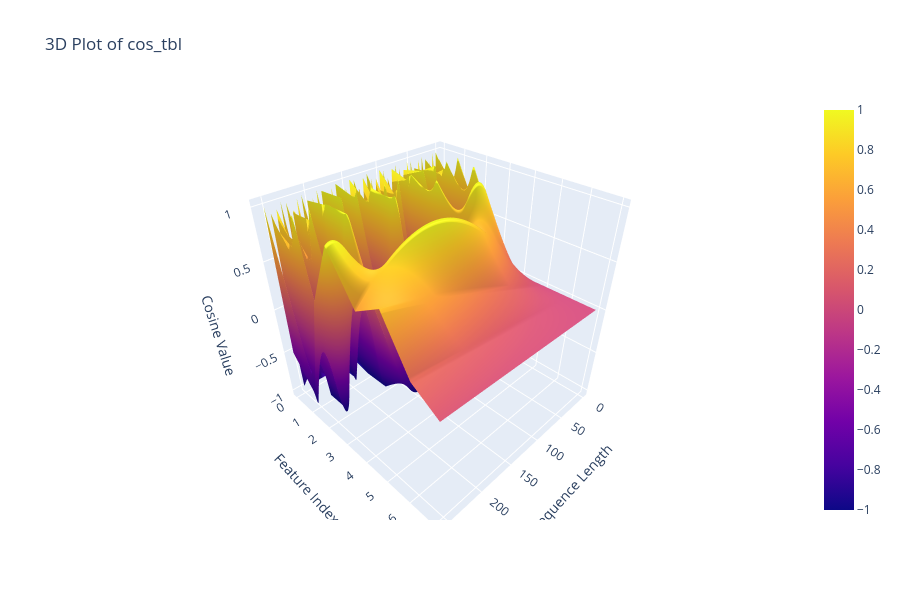

The notebook cell this image was saved under:
### Code cell
from mpl_toolkits.mplot3d import Axes3D
import numpy as np
!uv pip install plotly 'nbformat>=4.2.0'
r = ron_rope.RoPE(max_seq_len=256,d_k=16,theta=10000)
import matplotlib.pyplot as plt
print(r.cos_tbl.shape)
import plotly.graph_objects as go

# Extract the cos_tbl and reshape it to (256, 8)
Z = r.sin_tbl[:, :]  
X, Y = np.meshgrid(range(Z.shape[0]), range(Z.shape[1]), indexing='ij')

# Create the 3D surface plot
fig = go.Figure(data=[go.Surface(z=Z.numpy(), x=X, y=Y)])

fig.update_layout(
    title="3D Plot of cos_tbl",
    scene=dict(
        xaxis_title="Sequence Length",
        yaxis_title="Feature Index",
        zaxis_title="Cosine Value"
    )
)
fig.update_layout(height=600)
fig.show()

### Figure 1 — Plotly figure (JSON) as saved in the notebook; plotly's stock layout.template omitted (floating-point values rounded to 4 significant figures; data arrays with more than 128 entries replaced by an {"elided": "..."} marker saying what was removed)
{"data": [{"type": "surface", "x": {"elided": "256x8 int values"}, "y": {"elided": "256x8 int values"}, "z": {"elided": "256x8 float values"}}], "layout": {"height": 600, "scene": {"xaxis": {"title": {"text": "Sequence Length"}}, "yaxis": {"title": {"text": "Feature Index"}}, "zaxis": {"title": {"text": "Cosine Value"}}}, "title": {"text": "3D Plot of cos_tbl"}}}
